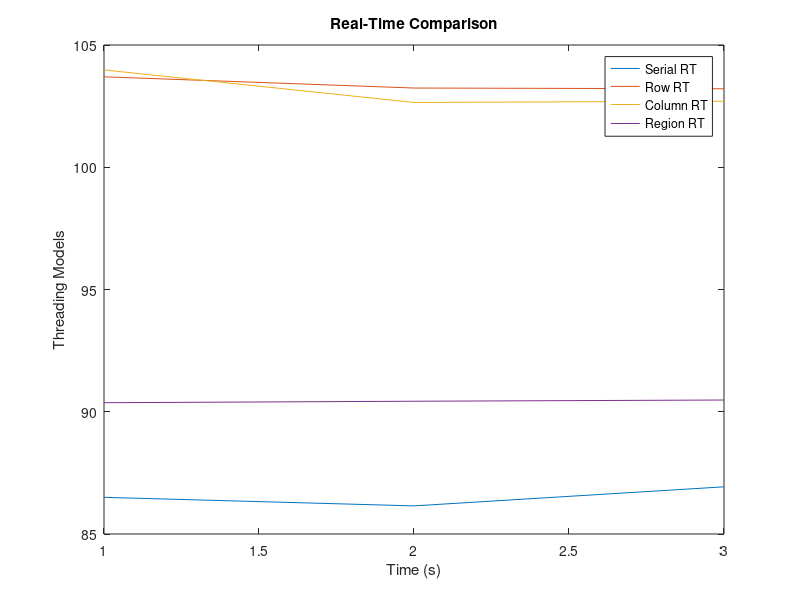
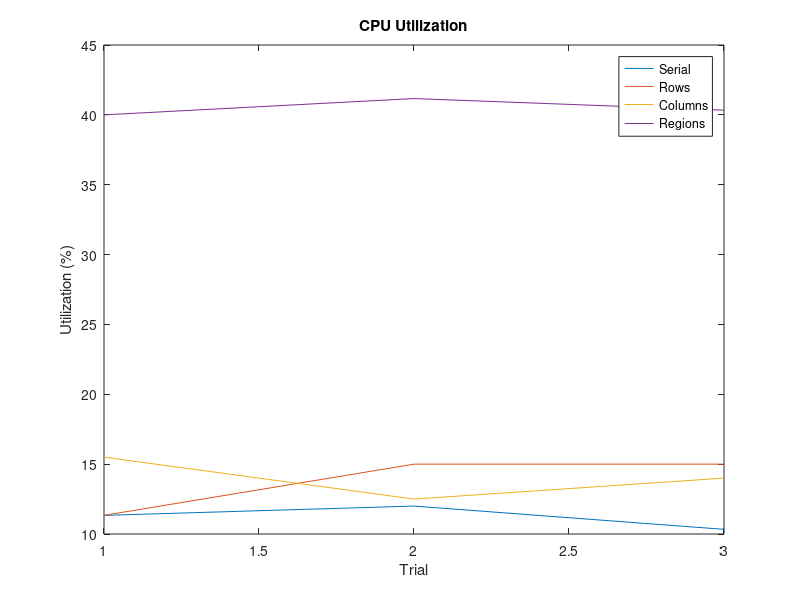

Reproduce these figures in MATLAB, in order.
Trials = [ 1 2 3]
Num_processors = 6;

SerialRT = [86.50 86.15 86.93]
SerialUser = [85.80 85.40 86.28]
SerialSys = [0.68 0.72 0.62]
SerialCPU = SerialSys/Num_processors*100;

RowRT = [103.70 103.24 103.21]
RowUser = [102.99 102.31 102.27] 
RowSys = [0.68 0.90 0.90]
RowCPU = RowSys/Num_processors*100;


ColumnRT = [103.98 102.65 102.70]
ColumnUser = [103.02 101.87 101.82]
ColumnSys = [0.93 0.75 0.84]
ColumnCPU = ColumnSys/Num_processors*100;

RegionRT = [90.37 90.43 90.48]
RegionUser = [87.94 87.93 88.04]
RegionSys = [2.40 2.47 2.42]
RegionCPU = RegionSys/Num_processors*100;



plot(Trials, SerialRT, Trials, RowRT, Trials, ColumnRT, Trials, RegionRT);
legend('Serial RT', 'Row RT', 'Column RT', 'Region RT');
title('Real-Time Comparison');
xlabel('Time (s)');
ylabel('Threading Models');
print -dpng 'rt_threading_compared.png';

plot(Trials, SerialCPU, Trials, RowCPU, Trials, ColumnCPU, Trials, RegionCPU);
legend('Serial', 'Rows', 'Columns', 'Regions');
title('CPU Utilization');
ylabel('Utilization (%)');
xlabel('Trial');
print -dpng 'utilization_compared.png';
